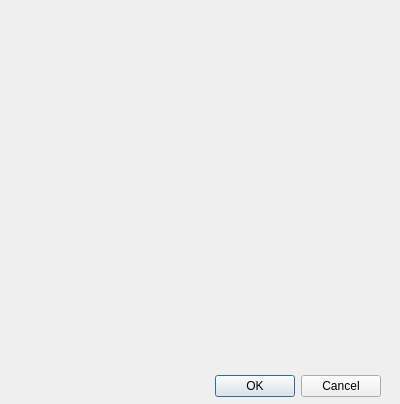
<?xml version="1.0" encoding="UTF-8"?>
<ui version="4.0">
 <class>Dialog</class>
 <widget class="QDialog" name="Dialog">
  <property name="geometry">
   <rect>
    <x>0</x>
    <y>0</y>
    <width>400</width>
    <height>404</height>
   </rect>
  </property>
  <property name="windowTitle">
   <string>Dialog</string>
  </property>
  <widget class="QDialogButtonBox" name="buttonBox">
   <property name="geometry">
    <rect>
     <x>40</x>
     <y>370</y>
     <width>341</width>
     <height>32</height>
    </rect>
   </property>
   <property name="orientation">
    <enum>Qt::Horizontal</enum>
   </property>
   <property name="standardButtons">
    <set>QDialogButtonBox::Cancel|QDialogButtonBox::Ok</set>
   </property>
  </widget>
  <widget class="QLabel" name="label">
   <property name="geometry">
    <rect>
     <x>20</x>
     <y>40</y>
     <width>361</width>
     <height>261</height>
    </rect>
   </property>
   <property name="text">
    <string/>
   </property>
   <property name="pixmap">
    <pixmap>たびれぽ仕様PR.png</pixmap>
   </property>
   <property name="scaledContents">
    <bool>true</bool>
   </property>
  </widget>
 </widget>
 <resources/>
 <connections>
  <connection>
   <sender>buttonBox</sender>
   <signal>accepted()</signal>
   <receiver>Dialog</receiver>
   <slot>accept()</slot>
   <hints>
    <hint type="sourcelabel">
     <x>248</x>
     <y>254</y>
    </hint>
    <hint type="destinationlabel">
     <x>157</x>
     <y>274</y>
    </hint>
   </hints>
  </connection>
  <connection>
   <sender>buttonBox</sender>
   <signal>rejected()</signal>
   <receiver>Dialog</receiver>
   <slot>reject()</slot>
   <hints>
    <hint type="sourcelabel">
     <x>316</x>
     <y>260</y>
    </hint>
    <hint type="destinationlabel">
     <x>286</x>
     <y>274</y>
    </hint>
   </hints>
  </connection>
 </connections>
</ui>
